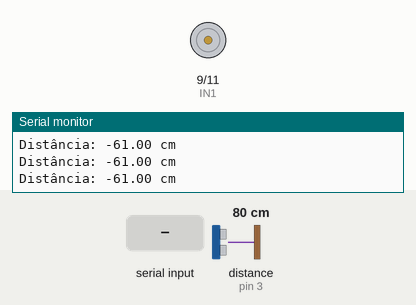
The sketch below on a simulated Arduino Uno, built with avr-gcc and run on an emulated ATmega328P. Parts: motor-driver pin pairs drawn as motors (green arrow = first pin HIGH = forward, orange = second pin HIGH = backward, longer = more drive), the last lines printed to the serial monitor. Wiring (inferred from the names in the program): ultrasonic range finder: trigger pin 2; echo pin 3. Inputs (shaded band) come from the test bench; at power-on: distance to the obstacle (sensor on pin 3) 80 cm. The echo pulse lasts 58.3 µs per cm.

Above: at 1.2 s.
1.3 s: distance to the obstacle (sensor on pin 3) set to 9 cm
At 1.6 s:
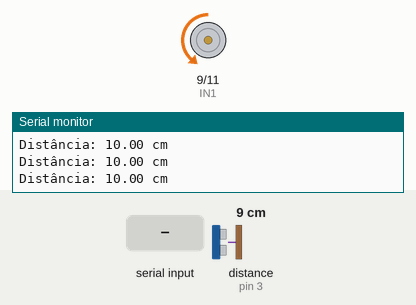
2.8 s: "0\n" received over Serial
At 4.1 s:
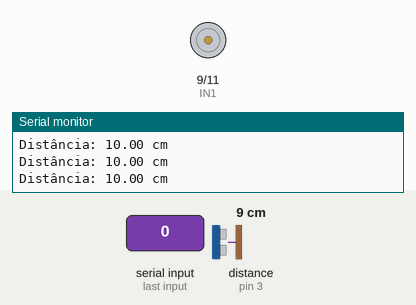
11.8 s: distance to the obstacle (sensor on pin 3) set to 18 cm
At 13.0 s:
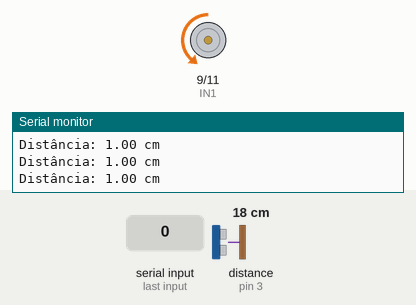
13.3 s: distance to the obstacle (sensor on pin 3) set to 120 cm
At 14.5 s:
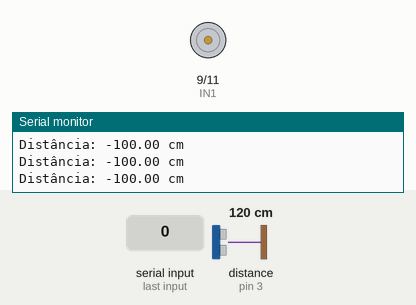
Timing chart, 0 to 15.8 s (numbered marks = the images above; inputs shaded):
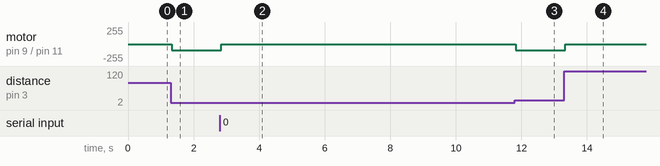

Measured:
- after the input at 1.3 s, motor on pin 9 (IN1) / pin 11 (IN2): stopped → backward 95/255 at once
- after the input at 2.8 s, motor on pin 9 (IN1) / pin 11 (IN2): backward 95/255 → stopped at once
- after the input at 11.8 s, motor on pin 9 (IN1) / pin 11 (IN2): stopped → backward 95/255 at once
- after the input at 13.3 s, motor on pin 9 (IN1) / pin 11 (IN2): backward 95/255 → stopped at once

The sketch:

codigocaixadagua.ino
```cpp
const int trigPin = 2;
const int echoPin = 3;
const int IN1 = 9;
const int IN2 = 11;

int ki = 0, kp = 160, kd = 0;
int vel = 255;
int v = 0;
int erro = 0, erro_anterior = 0;
int I, D, P, PID;
float setpoint = 9.0;

long duration;
float distance = 0;

unsigned long ultimoEnvio = 0;
unsigned long tempoCondicao = 0;
bool alertaEnviado = false;

String bufferBluetooth = "";

void setup() {
  pinMode(trigPin, OUTPUT);
  pinMode(echoPin, INPUT);
  pinMode(IN1, OUTPUT);
  pinMode(IN2, OUTPUT);

  Serial.begin(9600);  // Monitor serial (USB)

}

void loop() {
  medicao_sensor();

  if (millis() - ultimoEnvio >= 1000) {
    ultimoEnvio = millis();
    Serial.print(distance);
    Serial.println(";");
  }

  receberSetpoint();
  calculo_erro();
  calculo_PID();
  controle_motor();
  verificarAlerta();
}

void medicao_sensor() {
  digitalWrite(trigPin, LOW);
  delayMicroseconds(2);
  digitalWrite(trigPin, HIGH);
  delayMicroseconds(10);
  digitalWrite(trigPin, LOW);
  duration = pulseIn(echoPin, HIGH);
  distance = 18 - duration * 17 / 1000;

  Serial.print("Distância: ");
  Serial.print(distance);
  Serial.println(" cm");
}

void calculo_erro() {
  erro = distance - setpoint;
}

void calculo_PID(){
    if (erro == 0){
  I=0;}
  P = erro;
  I = I + erro;
  if(I > 255){
    I = 255;
  }
  else if(I < -255){
    I = -255;
  }
  D = erro - erro_anterior;
  PID = (kp*P) + (ki*I) + (kd*D);
  erro_anterior = erro;
  }

void controle_motor() {
  int pwmBomba = 0;

  if (PID <= 0) {
    v = 0;
  } else {
    v = vel - PID;
    v = constrain(v, 0, 255);
  }

  pwmBomba = v;

  analogWrite(IN2, pwmBomba);
  analogWrite(IN1, LOW);
}

void verificarAlerta() {
  if (v >= 255 && erro > 0) {
    if (tempoCondicao == 0) {
      tempoCondicao = millis();
    } else if (millis() - tempoCondicao >= 5000 && !alertaEnviado) {
      enviarAlerta();
      alertaEnviado = true;
    }
  } else {
    tempoCondicao = 0;
    alertaEnviado = false;
  }
}

void enviarAlerta() {
  String alerta = "ALERTA: Nível baixo.";
  Serial.println(alerta);
  Serial.println(alerta);
}

void receberSetpoint() {
  while (Serial.available()) {
    char c = Serial.read();
    if (c == '\n') {
      processarComando(bufferBluetooth);
      bufferBluetooth = "";
    } else {
      bufferBluetooth += c;
    }
  }
}

void processarComando(String comando) {
  comando.trim();
  float novoSetpoint = comando.toFloat();
  if (novoSetpoint >= 0 && novoSetpoint <= 15) {
    setpoint = novoSetpoint;
    Serial.print("Novo setpoint recebido: ");
    Serial.println(setpoint);
  } else {
    Serial.println("Setpoint inválido recebido.");
  }
}
```
